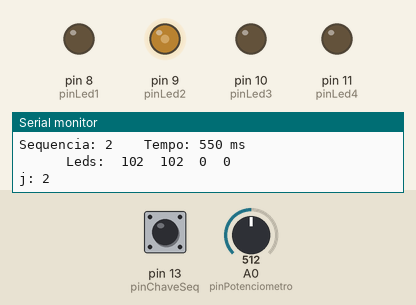
Recording of a sketch running on a simulated Arduino Uno, built with avr-gcc and run on an emulated ATmega328P. On the bench: output pins drawn as LEDs (lit = HIGH), the last lines printed to the serial monitor. Dashed ring = blinking. The inputs (shaded band) are chosen by the test bench; at power-on: pin 13 (pinChaveSeq) HIGH, A0 (pinPotenciometro) = 512.

Above: at 1.2 s.
1.3 s: pin 13 (pinChaveSeq) pulled LOW for 1 s
At 4.6 s:
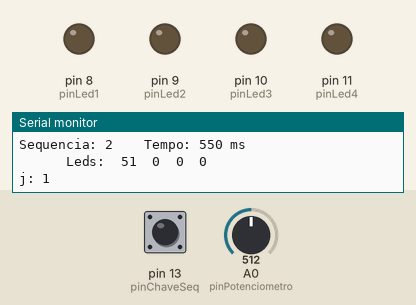
4.8 s: A0 (pinPotenciometro) set to 0
At 4.95 s:
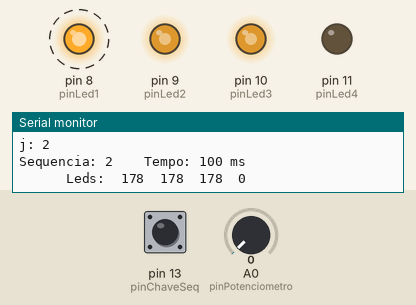
8.0 s: pin 13 (pinChaveSeq) pulled LOW for 0.15 s
11.3 s: A0 (pinPotenciometro) set to 122
At 12.34 s:
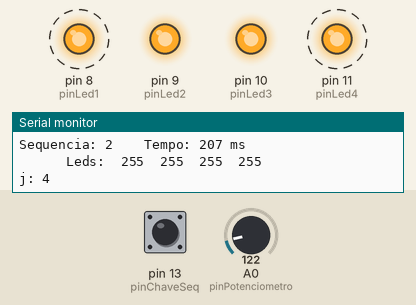
Timing chart, 0 to 15.5 s (numbered marks = the images above; inputs shaded):
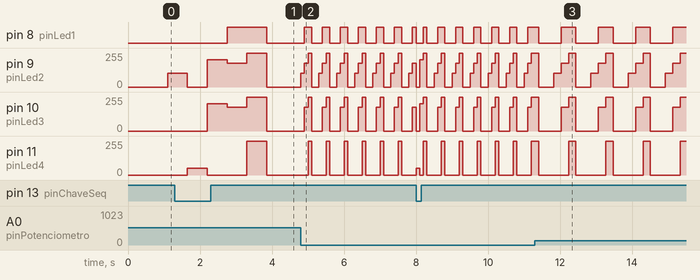

Measured:
- after the input at 11.3 s, pin 8 (pinLed1): alternates HIGH for 0.41 s and LOW for 0.62 s, starting after 0.11 s; pin 11 (pinLed4): alternates 255/255 for 0.21 s and 0/255 for 0.83 s, starting after 0.11 s
- by itself, pin 9 (pinLed2): repeats every 1.0 s: 102/255 0.21 s, 178/255 0.21 s, 255/255 0.21 s, 0/255 0.41 s
- by itself, pin 10 (pinLed3): repeats every 1.0 s: 178/255 0.21 s, 255/255 0.21 s, 0/255 0.62 s

The sketch:

sketch_oct28bPROVASEB.ino
```cpp
//Se estiver usando o arduino UNO, verificar se esses pinos sao PWM
#define pinLed1 8
#define pinLed2 9
#define pinLed3 10
#define pinLed4 11
#define pinPotenciometro A0

#define Para_Roda 12
#define pinChaveSeq 13 //Ele funciona como INPUT_PULLUP mas nao eh recomentado pelo led em paralelo

int i = 2;
int j = 5;
int valor;
volatile int indicadorSeq = 0; //Deve ser volatil por causa do millis
int tempo;
unsigned long tempopassado = 0;
unsigned long tempoatual;
String string1, string2, string3, string4, frase, frase2;

void Seq1(int i) //a variavel de argumento tem o mesmo nome de uma variavel global
//tomar cuidado com isso pq poder confundir
{
  if(i == 1)
  {
    Serial.println("\t\t\tLeds:\t51\t0\t0\t51"); //Nao estou com coisas para montar entao vou debugar com esses leds
    analogWrite(pinLed1, 51);
    analogWrite(pinLed2, 0);
    analogWrite(pinLed3, 0);
    analogWrite(pinLed4, 51);
  }
  else
  {
    Serial.println("\t\t\tLeds:\t0\t204\t204\t0");
    analogWrite(pinLed1, 0);
    analogWrite(pinLed2, 204);
    analogWrite(pinLed3, 204);
    analogWrite(pinLed4, 0);
  }
}

void Seq2(int j) //Mesma coisa da variavel de argumento
{
  if (j == 5) {
    Serial.println("\t\t\tLeds:\t0\t0\t0\t0");
    analogWrite(pinLed1, 0);
    analogWrite(pinLed2, 0);
    analogWrite(pinLed3, 0);
    analogWrite(pinLed4, 0);
  } else if (j == 4) {
    Serial.println("\t\t\tLeds:\t255\t255\t255\t255");
    analogWrite(pinLed1, 255);
    analogWrite(pinLed2, 255);
    analogWrite(pinLed3, 255);
    analogWrite(pinLed4, 255);
  } else if( j == 3) {
    Serial.println("\t\t\tLeds:\t178\t178\t178\t0");
    analogWrite(pinLed1, 178);
    analogWrite(pinLed2, 178);
    analogWrite(pinLed3, 178);
    analogWrite(pinLed4, 0);
  } else if (j == 2) {
    Serial.println("\t\t\tLeds:\t102\t102\t0\t0");
    analogWrite(pinLed1, 102);
    analogWrite(pinLed2, 102);
    analogWrite(pinLed3, 0);
    analogWrite(pinLed4, 0);
  } else {
    Serial.println("\t\t\tLeds:\t51\t0\t0\t0");
    analogWrite(pinLed1, 51);
    analogWrite(pinLed2, 0);
    analogWrite(pinLed3, 0);
    analogWrite(pinLed4, 0);
  }
}

void desliga()
{
  Serial.println("Destilar called - \t\t\tLeds:\t0\t0\t0\t0");
  analogWrite(pinLed1, 0);
  analogWrite(pinLed2, 0);
  analogWrite(pinLed3, 0);
  analogWrite(pinLed4, 0);
  indicadorSeq = 0;
}

void setup() {
  // put your setup code here, to run once:
  Serial.begin (9600);
  pinMode(pinLed1, OUTPUT);
  pinMode(pinLed2, OUTPUT);
  pinMode(pinLed3, OUTPUT);
  pinMode(pinLed4, OUTPUT); //Faltou o 4 aqui
  pinMode(Para_Roda, INPUT_PULLUP);
  pinMode(pinChaveSeq, INPUT_PULLUP);
  string1 = "Sequencia: ";
  string2 = "    Tempo: ";
  string3 = " ms";
  string4 = "Tensão: ";
  //Olha q chique essa menina usando interrupt
  //Coisas para se olhar antes de usar interrupt:
  // Se tiver no uno os pinos sao o 2 e o 3
  // no due sao todas
  // todas as variaveis globais dentro do interrupt devem ser volatile
  // cuidado com o millis e delay dentro de interrupt, la so funciona o micros
  attachInterrupt(digitalPinToInterrupt(Para_Roda),desliga,LOW);
}

void loop() {
  // put your main code here, to run repeatedly:

  valor = analogRead(pinPotenciometro);
  tempo = map(valor, 0, 1023, 100, 1000);

  tempoatual = millis(); //Cuidado com as declarações de variaveis dentro do loop
  //Nao sei se o C++ do arduino tem garbage colector
  frase = string1 + indicadorSeq + string2 + tempo + string3; //Isso da concatenando certo?
  //Se nao tiver trocar indicadorSeq por String(indicadorSeq)
  //Serial.println(frase);

  if(tempoatual - tempopassado >= tempo)
  {
    Serial.println(frase); //Coloquei pra printar aqui pq estava complicado aquilo escrevendo tao rapido
    if(!digitalRead(pinChaveSeq)) //se a chave Seq estiver em 0
    {
      i = i+1;
      if(i == 3)
      {
        i = 1;
      }

      Seq1(i);
      indicadorSeq = 1;
      Serial.println("i: " + String(i));
    }
    else //caso a chave Seq estiver em 1
    {
      j = j+1;
      if (j  == 6)
      {
        j = 1;
      }

      Seq2(j);
      Serial.println("j: " + String(j));
      indicadorSeq = 2;
    }

    tempopassado = tempoatual;
  }
}
```
